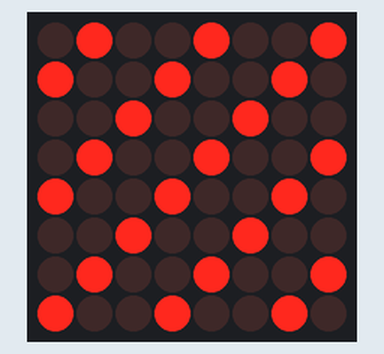
Bench run of a program on a simulated Raspberry Pi Pico running CircuitPython. On the bench: 8×8 LED matrix.

Above: at 0.2 s.
At 0.8 s:
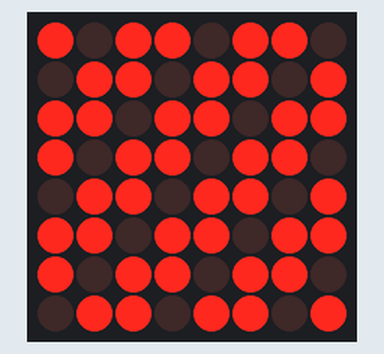

The program:

MatrixInvert.py
```python
# Quick and easy way to display simple inverting graphic to adafruit 8x8 matrix backpack
import board
import busio
import time
from adafruit_ht16k33 import matrix

def invertbit(ibit):
        if ibit == 1:
            return 0
        else:
            return 1

# Create the I2C interface.
i2c = busio.I2C(scl = board.GP9, sda = board.GP8)

# creates a 8x8 matrix:
matrix = matrix.Matrix8x8(i2c)
matrix.fill(0)
matrix.brightness = 0.1
i = 0
while i == 0:
    # use array to graphically program the matrix
    graph = [[0, 1, 0, 0, 1, 0, 0, 1],
             [1, 0, 0, 1, 0, 0, 1, 0],
             [0, 0, 1, 0, 0, 1, 0, 0],
             [0, 1, 0, 0, 1, 0, 0, 1],
             [1, 0, 0, 1, 0, 0, 1, 0],
             [0, 0, 1, 0, 0, 1, 0, 0],
             [0, 1, 0, 0, 1, 0, 0, 1],
             [1, 0, 0, 1, 0, 0, 1, 0]]
    for x in range(8):
        for y in range(8):
                matrix[x, y] = graph[y][x]
    time.sleep(0.5)
    for x in range(8):
        for y in range(8):
                graph[x][y] = invertbit(graph[x][y])
    for x in range(8):
        for y in range(8):
                matrix[x, y] = graph[y][x]
    time.sleep(0.5)
```

Measured:
- what the display in image 1 shows lasts 0.6 s, from 0.8 s to 1.4 s
